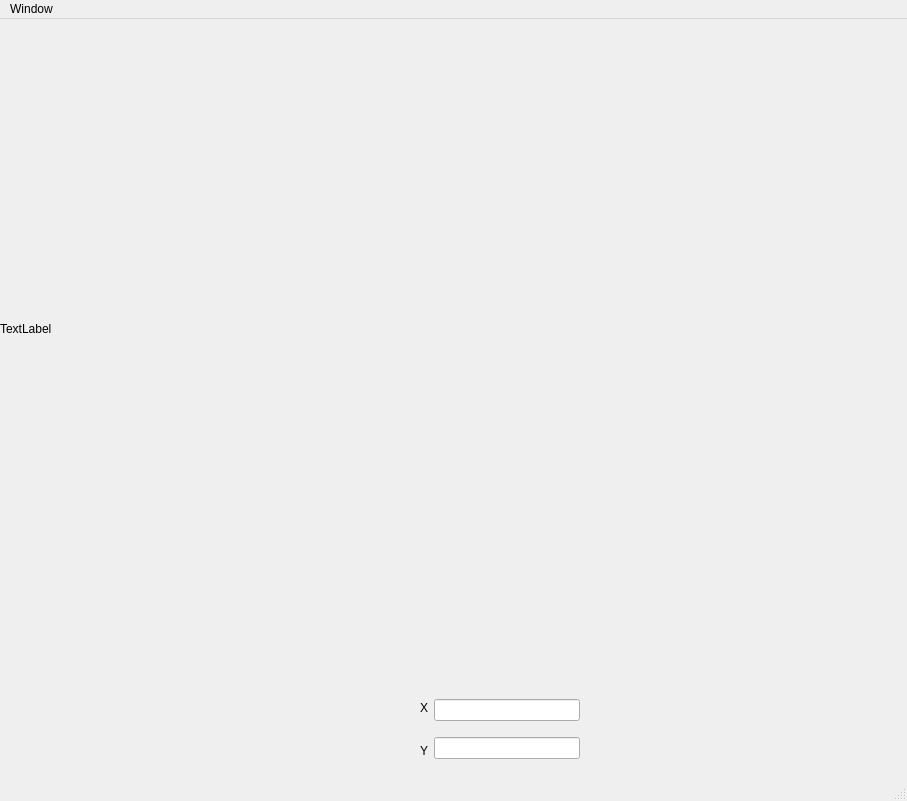
<?xml version="1.0" encoding="UTF-8"?>
<ui version="4.0">
 <class>MainWindow</class>
 <widget class="QMainWindow" name="MainWindow">
  <property name="geometry">
   <rect>
    <x>0</x>
    <y>0</y>
    <width>907</width>
    <height>801</height>
   </rect>
  </property>
  <property name="sizePolicy">
   <sizepolicy hsizetype="Expanding" vsizetype="Expanding">
    <horstretch>200</horstretch>
    <verstretch>200</verstretch>
   </sizepolicy>
  </property>
  <property name="windowTitle">
   <string>MainWindow</string>
  </property>
  <widget class="QWidget" name="centralwidget">
   <widget class="QLabel" name="main_frame">
    <property name="geometry">
     <rect>
      <x>0</x>
      <y>0</y>
      <width>900</width>
      <height>620</height>
     </rect>
    </property>
    <property name="sizePolicy">
     <sizepolicy hsizetype="Maximum" vsizetype="Maximum">
      <horstretch>99</horstretch>
      <verstretch>99</verstretch>
     </sizepolicy>
    </property>
    <property name="text">
     <string>TextLabel</string>
    </property>
   </widget>
   <widget class="QWidget" name="horizontalLayoutWidget">
    <property name="geometry">
     <rect>
      <x>420</x>
      <y>670</y>
      <width>160</width>
      <height>80</height>
     </rect>
    </property>
    <layout class="QHBoxLayout" name="horizontalLayout">
     <item>
      <layout class="QVBoxLayout" name="verticalLayout">
       <item>
        <widget class="QLabel" name="label_2">
         <property name="text">
          <string>X</string>
         </property>
        </widget>
       </item>
       <item>
        <widget class="QLabel" name="label_3">
         <property name="text">
          <string>Y</string>
         </property>
        </widget>
       </item>
      </layout>
     </item>
     <item>
      <layout class="QVBoxLayout" name="verticalLayout_2">
       <item>
        <widget class="QLineEdit" name="moving_frame_origin_x"/>
       </item>
       <item>
        <widget class="QLineEdit" name="moving_frame_origin_y"/>
       </item>
      </layout>
     </item>
    </layout>
   </widget>
  </widget>
  <widget class="QMenuBar" name="menubar">
   <property name="geometry">
    <rect>
     <x>0</x>
     <y>0</y>
     <width>907</width>
     <height>18</height>
    </rect>
   </property>
   <widget class="QMenu" name="menuWindow">
    <property name="title">
     <string>Window</string>
    </property>
   </widget>
   <addaction name="menuWindow"/>
  </widget>
  <widget class="QStatusBar" name="statusbar"/>
 </widget>
 <resources/>
 <connections/>
</ui>
